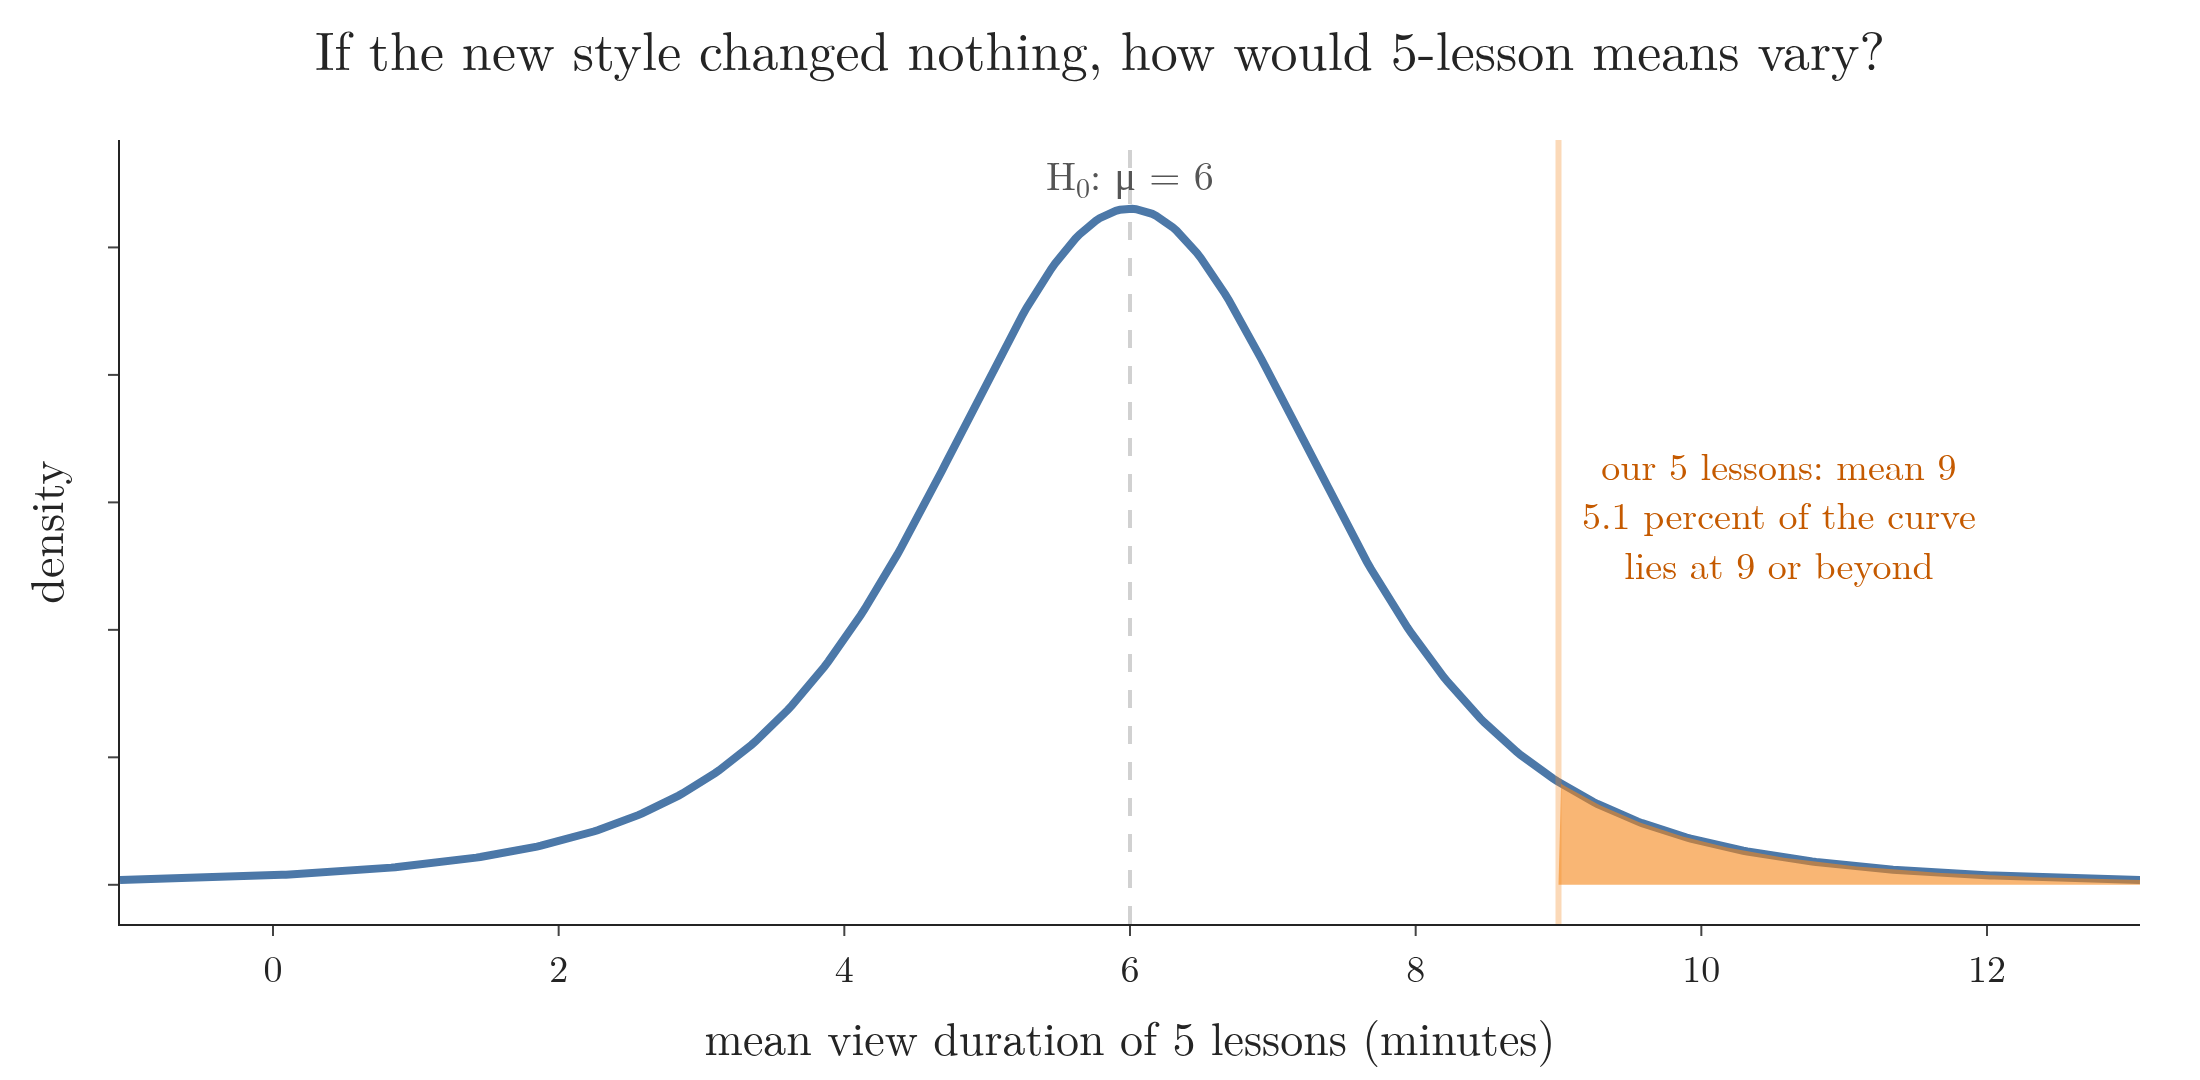

Reproduce this figure in Python.
"""What H0 claims, drawn: if the new style changed nothing (mu = 6), the mean of 5 lessons would still vary by chance.
Using the five lessons' own spread (s = 3.16), the one-sample t-test's picture of that chance variation puts the
observed mean 9 at t = 2.12 with 4 degrees of freedom; 5.1 percent of the H0 curve lies at or beyond it."""
from pathlib import Path
import numpy as np
import plotly.graph_objects as go
from scipy import stats

here = Path(__file__).parent
x = np.array([7, 9, 5, 11, 13.0])
se = x.std(ddof=1) / np.sqrt(5)
t = (x.mean() - 6) / se
p = stats.t(4).sf(t)
assert x.mean() == 9 and round(x.std(ddof=1), 2) == 3.16 and round(t, 2) == 2.12 and round(p, 3) == 0.051
assert np.isclose(p, stats.ttest_1samp(x, 6, alternative="greater").pvalue)
m = np.linspace(6 - 5 * se, 6 + 5 * se, 500)
dens = stats.t(4, loc=6, scale=se).pdf(m)
fig = go.Figure()
fig.add_scatter(x=m, y=dens, mode="lines", line=dict(color="#4C78A8", width=4), name="if H0 is true")
tail = m >= 9
fig.add_scatter(x=np.r_[9, m[tail], m[tail][-1]], y=np.r_[0, dens[tail], 0], fill="toself", fillcolor="rgba(245,133,24,0.6)",
                line=dict(width=0), mode="lines", name="as far as 9 or further")
fig.add_vline(x=6, line=dict(color="#6B6B6B", dash="dash", width=2))
fig.add_vline(x=9, line=dict(color="#F58518", width=3))
fig.add_annotation(x=6, y=dens.max() * 1.05, text="H<sub>0</sub>: μ = 6", showarrow=False, font=dict(size=20, color="#555"))
fig.add_annotation(x=9, y=dens.max() * 0.55, text=f"our 5 lessons: mean 9<br>{100 * p:.1f} percent of the curve<br>lies at 9 or beyond",
                   showarrow=False, xanchor="left", xshift=10, font=dict(size=19, color="#c55a00"))
fig.update_layout(template="simple_white", width=1100, height=540, font=dict(family="Latin Modern Roman", size=19),
                  showlegend=False, title=dict(text="If the new style changed nothing, how would 5-lesson means vary?", x=0.5),
                  xaxis=dict(title="mean view duration of 5 lessons (minutes)"), yaxis=dict(title="density", showticklabels=False),
                  margin=dict(l=60, r=30, t=70, b=70))
fig.write_image(here / "null_world.png", scale=2)
fig.write_image(here / "null_world.pdf")
